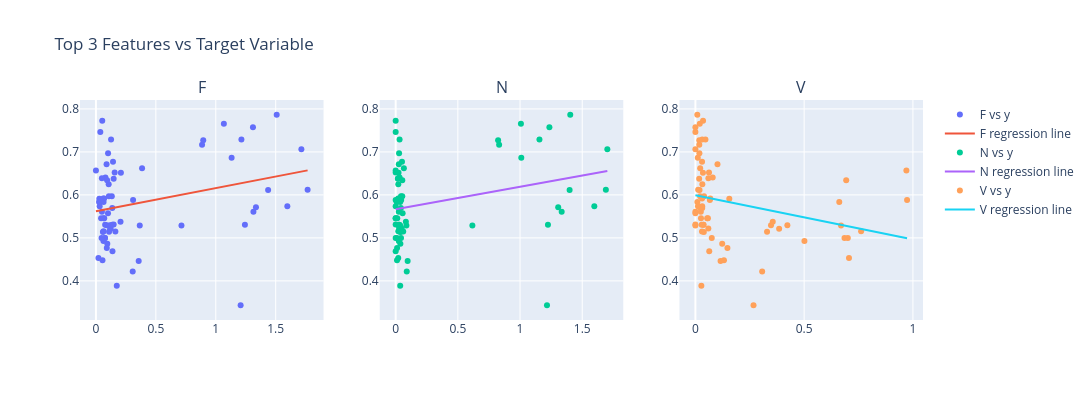

Notebook source saved alongside this figure:
### Markdown cell above
#### Baseline Heatmaps

### Code cell
heatmap_feature_str = """string counts = [A,B,C,D,E,F,G,H,I,J,K,L,M,N,O,P,Q,R,S,T,U,V,W,X,Y,Z]"""
run_evaluate_regression(heatmap_features, accs, feature_str=heatmap_feature_str)
